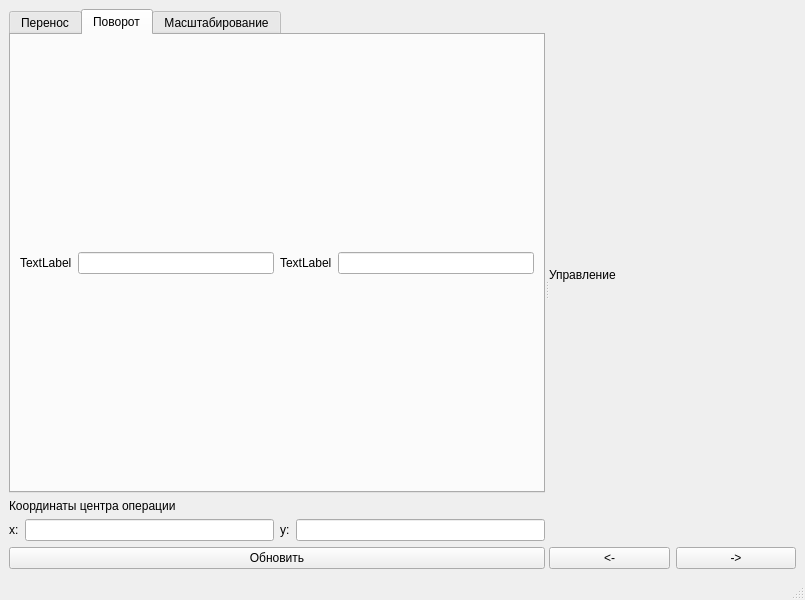
<?xml version="1.0" encoding="UTF-8"?>
<ui version="4.0">
 <class>MainWindow</class>
 <widget class="QMainWindow" name="MainWindow">
  <property name="geometry">
   <rect>
    <x>0</x>
    <y>0</y>
    <width>805</width>
    <height>600</height>
   </rect>
  </property>
  <property name="windowTitle">
   <string>MainWindow</string>
  </property>
  <widget class="QWidget" name="centralwidget">
   <layout class="QGridLayout" name="gridLayout">
    <item row="0" column="0">
     <widget class="QSplitter" name="splitter">
      <property name="orientation">
       <enum>Qt::Horizontal</enum>
      </property>
      <widget class="QWidget" name="verticalLayoutWidget">
       <layout class="QVBoxLayout" name="verticalLayout">
        <item>
         <widget class="QTabWidget" name="tabWidget">
          <property name="currentIndex">
           <number>1</number>
          </property>
          <widget class="QWidget" name="tab">
           <attribute name="title">
            <string>Перенос</string>
           </attribute>
           <layout class="QGridLayout" name="gridLayout_2">
            <item row="0" column="0">
             <layout class="QVBoxLayout" name="verticalLayout_3">
              <item>
               <layout class="QHBoxLayout" name="horizontalLayout_2">
                <item>
                 <widget class="QLabel" name="label_3">
                  <property name="text">
                   <string>x:</string>
                  </property>
                 </widget>
                </item>
                <item>
                 <widget class="QLineEdit" name="lineEdit"/>
                </item>
                <item>
                 <widget class="QLabel" name="label_2">
                  <property name="text">
                   <string>y:</string>
                  </property>
                 </widget>
                </item>
                <item>
                 <widget class="QLineEdit" name="lineEdit_2"/>
                </item>
               </layout>
              </item>
             </layout>
            </item>
           </layout>
          </widget>
          <widget class="QWidget" name="tab_2">
           <attribute name="title">
            <string>Поворот</string>
           </attribute>
           <layout class="QGridLayout" name="gridLayout_4">
            <item row="0" column="0">
             <layout class="QHBoxLayout" name="horizontalLayout_4">
              <item>
               <widget class="QLabel" name="label_8">
                <property name="text">
                 <string>TextLabel</string>
                </property>
               </widget>
              </item>
              <item>
               <widget class="QLineEdit" name="lineEdit_5"/>
              </item>
              <item>
               <widget class="QLabel" name="label_7">
                <property name="text">
                 <string>TextLabel</string>
                </property>
               </widget>
              </item>
              <item>
               <widget class="QLineEdit" name="lineEdit_6"/>
              </item>
             </layout>
            </item>
           </layout>
          </widget>
          <widget class="QWidget" name="tab_3">
           <attribute name="title">
            <string>Масштабирование</string>
           </attribute>
           <layout class="QGridLayout" name="gridLayout_3">
            <item row="0" column="0">
             <layout class="QHBoxLayout" name="horizontalLayout_5">
              <item>
               <widget class="QLabel" name="label_10">
                <property name="text">
                 <string>TextLabel</string>
                </property>
               </widget>
              </item>
              <item>
               <widget class="QLineEdit" name="lineEdit_7"/>
              </item>
              <item>
               <widget class="QLabel" name="label_9">
                <property name="text">
                 <string>TextLabel</string>
                </property>
               </widget>
              </item>
              <item>
               <widget class="QLineEdit" name="lineEdit_8"/>
              </item>
             </layout>
            </item>
           </layout>
          </widget>
         </widget>
        </item>
        <item>
         <layout class="QVBoxLayout" name="verticalLayout_4"/>
        </item>
        <item>
         <widget class="QLabel" name="label_6">
          <property name="text">
           <string>Координаты центра операции</string>
          </property>
         </widget>
        </item>
        <item>
         <layout class="QHBoxLayout" name="horizontalLayout">
          <item>
           <widget class="QLabel" name="label_5">
            <property name="text">
             <string>x:</string>
            </property>
           </widget>
          </item>
          <item>
           <widget class="QLineEdit" name="lineEdit_3"/>
          </item>
          <item>
           <widget class="QLabel" name="label_4">
            <property name="text">
             <string>y:</string>
            </property>
           </widget>
          </item>
          <item>
           <widget class="QLineEdit" name="lineEdit_4"/>
          </item>
         </layout>
        </item>
        <item>
         <widget class="QPushButton" name="pushButton_3">
          <property name="text">
           <string>Обновить</string>
          </property>
         </widget>
        </item>
       </layout>
      </widget>
      <widget class="QWidget" name="verticalLayoutWidget_2">
       <layout class="QVBoxLayout" name="verticalLayout_2">
        <item>
         <layout class="QHBoxLayout" name="graphic_layout"/>
        </item>
        <item>
         <widget class="QLabel" name="label">
          <property name="text">
           <string>Управление</string>
          </property>
         </widget>
        </item>
        <item>
         <layout class="QHBoxLayout" name="horizontalLayout_3">
          <item>
           <widget class="QPushButton" name="pushButton_2">
            <property name="text">
             <string>&lt;-</string>
            </property>
           </widget>
          </item>
          <item>
           <widget class="QPushButton" name="pushButton">
            <property name="text">
             <string>-&gt;</string>
            </property>
           </widget>
          </item>
         </layout>
        </item>
       </layout>
      </widget>
     </widget>
    </item>
   </layout>
  </widget>
  <widget class="QMenuBar" name="menubar">
   <property name="geometry">
    <rect>
     <x>0</x>
     <y>0</y>
     <width>805</width>
     <height>28</height>
    </rect>
   </property>
  </widget>
  <widget class="QStatusBar" name="statusbar"/>
 </widget>
 <resources/>
 <connections/>
</ui>
